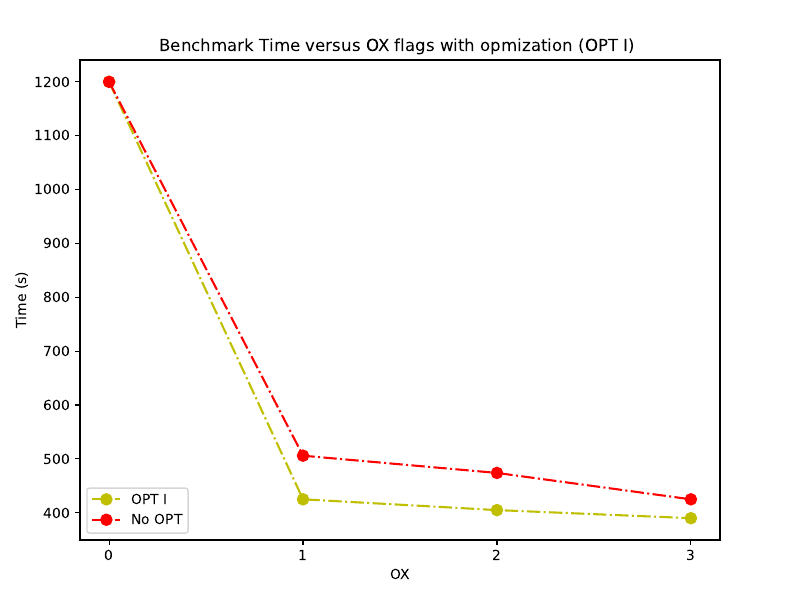

Source code (Python):
import matplotlib.pyplot as plt 
import numpy as np 
import pandas as pd 


df = pd.read_csv("../optI_time.txt", header=None)
df_nopt = pd.read_csv("../nopt_time.txt", header=None)

fig = plt.figure(figsize=(8,6))

x=np.arange(0,4,1)


axes = fig.add_axes([0.1,0.1,0.8,0.8])

axes.plot(x,df,color='y', ls='-.', marker='o',markersize=8, label ="OPT I")
axes.set_xlabel('OX')
axes.set_ylabel("Time (s)")
axes.set_title("Benchmark Time versus OX flags with opmization (OPT I) ")


axes.plot(x,df_nopt, color='r', ls='-.', marker='o', markersize=8, label="No OPT")
axes.legend(loc="lower left")
axes.set_xticks(x)


plt.savefig("optI.pdf",dpi=300)
